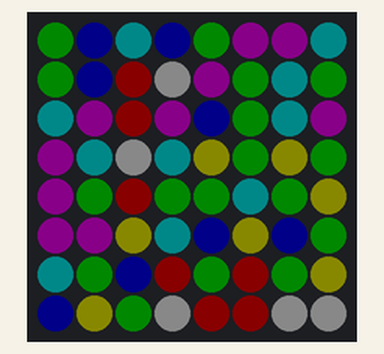
A sketch run on a simulated Arduino Uno, built with avr-gcc and run on an emulated ATmega328P. On the bench: 8×8 RGB LED matrix (first LED top left, wired row by row). Dim RGB values are drawn brighter than linear; random numbers use the default seed unless the sketch sets one; what the sketch prints to the serial monitor is not drawn.

Above: at 12.7 s.
At 14.4 s:
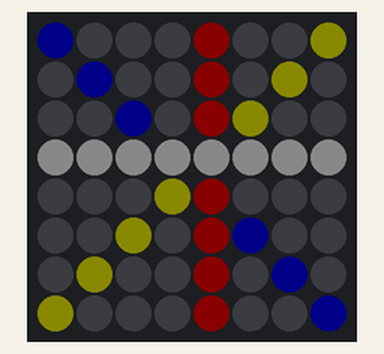
At 16.3 s:
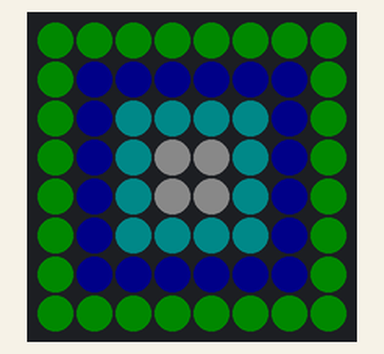
At 18.0 s:
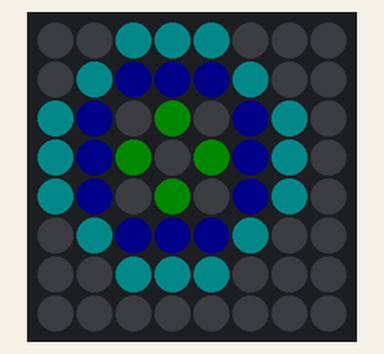
At 19.7 s:
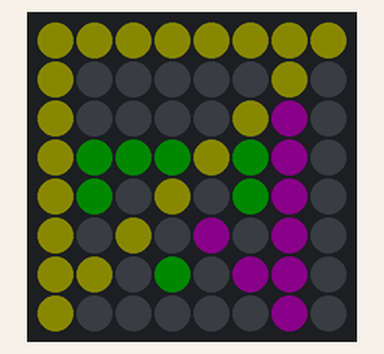
At 24.5 s:
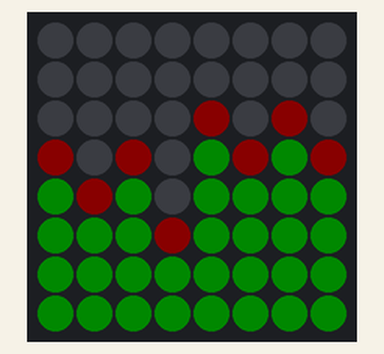

Measured:
- what the display in image 0 shows lasts 1.1 s, from 12.7 s to 13.8 s
- what the display in image 1 shows lasts 1.2 s, from 14.4 s to 15.6 s
- what the display in image 4 shows lasts 1.3 s, from 19.6 s to 20.9 s
- what the display in image 5 shows lasts 1.4 s, from 24.4 s to 25.8 s

The sketch:

Tile_Test.ino
```cpp
// Based on the Adafruit_NeoMatrix example for tiled NeoPixel matrices.  Scrolls
// text across four 4x4 NeoPixel grids, arranged as an 8x8 matrix and shows
// simple graphics drawing capabilities.
//
// For more details about using the graphics libraries, refer to:
// https://learn.adafruit.com/adafruit-neopixel-uberguide/neomatrix-library
// https://learn.adafruit.com/adafruit-gfx-graphics-library/graphics-primitives
//
// Gadget Reboot

#include <Adafruit_GFX.h>
#include <Adafruit_NeoMatrix.h>
#include <Adafruit_NeoPixel.h>
#ifndef PSTR
#define PSTR // Make Arduino Due happy
#endif

#define dataPin       2   // Arduino pin 2 is Neopixel data out

// This sketch uses four NeoPixel tiles that each contain 4x4 pixels (16 per tile)
// Four tiles are arranged two wide and two tall for an overall 8x8 matrix
// made from four 4x4 tiles stacked in a square
#define matrixWidth   4   // Individual matrix tiles are 4 pixels wide
#define matrixHeight  4   // Individual matrix tiles are 4 pixels high
#define tilesX        2   // Using two 4x4 tiles wide
#define tilesY        2   // Using two 4x4 tiles high

// MATRIX DECLARATION:
// Parameter 1 = width of EACH NEOPIXEL MATRIX (not total display)
// Parameter 2 = height of each matrix
// Parameter 3 = number of matrices arranged horizontally
// Parameter 4 = number of matrices arranged vertically
// Parameter 5 = data output pin number
// Parameter 6 = matrix layout flags, add together as needed:
//   NEO_MATRIX_TOP, NEO_MATRIX_BOTTOM, NEO_MATRIX_LEFT, NEO_MATRIX_RIGHT:
//     Position of the FIRST LED in the FIRST MATRIX; pick two, e.g.
//     NEO_MATRIX_TOP + NEO_MATRIX_LEFT for the top-left corner.
//   NEO_MATRIX_ROWS, NEO_MATRIX_COLUMNS: LEDs WITHIN EACH MATRIX are
//     arranged in horizontal rows or in vertical columns, respectively;
//     pick one or the other.
//   NEO_MATRIX_PROGRESSIVE, NEO_MATRIX_ZIGZAG: all rows/columns WITHIN
//     EACH MATRIX proceed in the same order, or alternate lines reverse
//     direction; pick one.
//   NEO_TILE_TOP, NEO_TILE_BOTTOM, NEO_TILE_LEFT, NEO_TILE_RIGHT:
//     Position of the FIRST MATRIX (tile) in the OVERALL DISPLAY; pick
//     two, e.g. NEO_TILE_TOP + NEO_TILE_LEFT for the top-left corner.
//   NEO_TILE_ROWS, NEO_TILE_COLUMNS: the matrices in the OVERALL DISPLAY
//     are arranged in horizontal rows or in vertical columns, respectively;
//     pick one or the other.
//   NEO_TILE_PROGRESSIVE, NEO_TILE_ZIGZAG: the ROWS/COLUMS OF MATRICES
//     (tiles) in the OVERALL DISPLAY proceed in the same order for every
//     line, or alternate lines reverse direction; pick one.  When using
//     zig-zag order, the orientation of the matrices in alternate rows
//     will be rotated 180 degrees (this is normal -- simplifies wiring).
//   See example below for these values in action.
// Parameter 7 = pixel type flags, add together as needed:
//   NEO_RGB     Pixels are wired for RGB bitstream (v1 pixels)
//   NEO_GRB     Pixels are wired for GRB bitstream (v2 pixels)
//   NEO_KHZ400  400 KHz bitstream (e.g. FLORA v1 pixels)
//   NEO_KHZ800  800 KHz bitstream (e.g. High Density LED strip)

// Example with four 4x4 matrices (created using NeoPixel flex strip --
// these grids are not a ready-made product).  In this application we'd
// like to arrange the three matrices side-by-side in a wide display.
// The first matrix (tile) will be at the left, and the first pixel within
// that matrix is at the top left.  The matrices use zig-zag line ordering.
// There's only one row here, so it doesn't matter if we declare it in row
// or column order.  The matrices use 800 KHz (v2) pixels that expect GRB
// color data.

Adafruit_NeoMatrix matrix = Adafruit_NeoMatrix(matrixWidth, matrixHeight, tilesX, tilesY, dataPin,
                            NEO_TILE_TOP   + NEO_TILE_LEFT   + NEO_TILE_ROWS   + NEO_TILE_PROGRESSIVE +
                            NEO_MATRIX_TOP + NEO_MATRIX_LEFT + NEO_MATRIX_ROWS + NEO_MATRIX_ZIGZAG,
                            NEO_GRB + NEO_KHZ800);

// Color definitions
#define BLACK    0x0000
#define BLUE     0x001F
#define RED      0xF800
#define GREEN    0x07E0
#define CYAN     0x07FF
#define MAGENTA  0xF81F
#define YELLOW   0xFFE0
#define WHITE    0xFFFF

// arrays holding color config data for scrolling text and for graphics drawings
const uint16_t textColors[] = { matrix.Color(255, 0, 0), matrix.Color(0, 255, 0), matrix.Color(0, 0, 255) };
const uint16_t drawingColors[] = { GREEN, BLUE, CYAN, WHITE, RED, YELLOW, MAGENTA };

String msg     = "GR Matrix";      // text to scroll on display
int    x_size  = matrix.width();   // overall display matrix width
int    y_size  = matrix.height();  // overall display matrix height
int    msglen  = msg.length();     // number of characters in scrolling message
int    x_pos   = matrix.width();   // track where we are in the scrolling message display
int    pass    = 0;                // track how many times message has scrolled

void setup() {
  Serial.begin(9600);
  matrix.begin();
  matrix.setTextWrap(false);
  matrix.setBrightness(10);
  matrix.setTextColor(textColors[0]);
  Serial.println("NeoMatrix pixel grid test");
  Serial.println((String)"Matrix Pixel Width x Height: " + x_size + " x " + y_size);
}

void loop() {
  matrix.fillScreen(0);       // clear display
  matrix.setCursor(x_pos, 0); // set cursor at current horizontal scrolling position and top of display (y=0)
  matrix.print(msg);          // display the text at the current position

  // check if message has finished scrolling off the display
  // if so, change text colors and start over
  // after a few passes, go show some other demo graphics
  // before starting all over again.
  if (--x_pos < -(msglen * 6)) {
    x_pos = matrix.width();
    if (++pass >= 3) pass = 0;
    matrix.setTextColor(textColors[pass]);
    testPixels();       // light up individual pixels at random colors
    delay(1000);
    drawLines();        // show how to draw lines between x,y coordinates
    delay(1000);
    drawRectangles();   // show how to draw rectangles
    delay(1000);
    drawCircles();      // show how to draw circles
    delay(1000);
    drawTriangles();    // show how to draw triangles
    delay(1000);
    drawBars();         // draw some lines resembling an audio spectrum analyzer
    delay(1000);
  }
  matrix.show();
  delay(100);
}

void testPixels() {
  int rnd;
  matrix.fillScreen(0);
  for (int i = 0; i < x_size; i++) {
    for (int j = 0; j < y_size; j++) {
      rnd = random(0, 7);
      matrix.drawPixel(i, j, drawingColors[rnd]);
      matrix.show();
      delay(75);
    }
  }
}

void drawLines() {
  matrix.fillScreen(0);
  matrix.drawLine(0, 0, 7, 7, BLUE);
  matrix.show();
  delay(200);
  matrix.drawLine(7, 0, 0, 7, YELLOW);
  matrix.show();
  delay(200);
  matrix.drawLine(4, 0, 4, 7, RED);
  matrix.show();
  delay(200);
  matrix.drawLine(0, 3, 7, 3, WHITE);
  matrix.show();
  delay(200);
}

void drawRectangles() {
  matrix.fillScreen(0);
  for (int i = 0; i < matrix.width() / 2; i++) {
    matrix.drawRect(i, i, matrix.width() - i * 2 , matrix.width() - i * 2 , drawingColors[i]);
    matrix.show();
    delay(200);
  }
}

void drawCircles() {
  matrix.fillScreen(0);
  for (int i = 0; i < matrix.width() / 2 - 1; i++) {
    matrix.drawCircle(matrix.width() / 2 - 1, matrix.width() / 2 - 1, i + 1, drawingColors[i]);
    matrix.show();
    delay(200);
  }
}

void drawTriangles() {
  matrix.fillScreen(0);
  matrix.drawTriangle(0, 3, 3, 6, 6, 3, GREEN);
  matrix.show();
  delay(200);
  matrix.drawTriangle(6, 1, 6, 7, 3, 4, MAGENTA);
  matrix.show();
  delay(200);
  matrix.drawTriangle(0, 7, 7, 0, 0, 0, YELLOW);
  matrix.show();
  delay(200);
}

void drawBars() {

  int rnd;
  for (int i = 0; i < 10; i++) {
    matrix.fillScreen(0);
    rnd = random(1, 7);
    matrix.drawLine(0, 7, 0, rnd, GREEN);
    matrix.drawPixel(0, rnd - 1, RED);
    matrix.show();

    rnd = random(1, 7);
    matrix.drawLine(1, 7, 1, rnd, GREEN);
    matrix.drawPixel(1, rnd - 1, RED);
    matrix.show();

    rnd = random(1, 7);
    matrix.drawLine(2, 7, 2, rnd, GREEN);
    matrix.drawPixel(2, rnd - 1, RED);
    matrix.show();

    rnd = random(1, 7);
    matrix.drawLine(3, 7, 3, rnd, GREEN);
    matrix.drawPixel(3, rnd - 1, RED);
    matrix.show();

    rnd = random(1, 7);
    matrix.drawLine(4, 7, 4, rnd, GREEN);
    matrix.drawPixel(4, rnd - 1, RED);
    matrix.show();

    rnd = random(1, 7);
    matrix.drawLine(5, 7, 5, rnd, GREEN);
    matrix.drawPixel(5, rnd - 1, RED);
    matrix.show();

    rnd = random(1, 7);
    matrix.drawLine(6, 7, 6, rnd, GREEN);
    matrix.drawPixel(6, rnd - 1, RED);
    matrix.show();

    rnd = random(1, 7);
    matrix.drawLine(7, 7, 7, rnd, GREEN);
    matrix.drawPixel(7, rnd - 1, RED);
    matrix.show();
    delay(300);
  }
}
```
